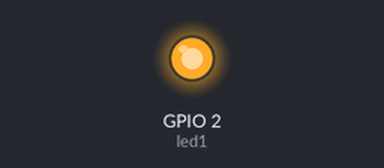
Simulated run of this program. Board: ESP32. Parts: output pins drawn as LEDs (lit = HIGH). What the program prints to the serial monitor is not drawn.

Above: at 0.1 s.
Timing chart, 0 to 1.6 s (numbered marks = the images above):
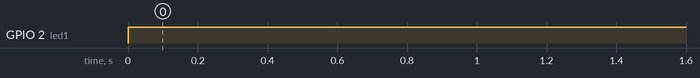

Measured:
- by itself, GPIO 2 (led1): LOW → HIGH at 0.00 s

The program:

main.cpp
```cpp
#include <Arduino.h>

const int led1 = 2; // Pin of the LED
const int led2 = 18; // Pin of the LED


void toggleOffLED(void * parameter){
for(;;){ // loop 10
// Turn the LED on
digitalWrite(led1, HIGH);
Serial.println("ON  LED");
// Pause the task for 500ms
vTaskDelay(500 / portTICK_PERIOD_MS);
}
vTaskDelete(NULL);
}

void toggleOnLED(void * parameter){
for(;;){
// loop de 10 veces

// Turn the LED on
digitalWrite(led1, LOW);
Serial.println("OFF  LED");
// Pause the task for 500ms
vTaskDelay(500 / portTICK_PERIOD_MS);
}
vTaskDelete(NULL);
}

void setup(){
  Serial.begin(9600);
  pinMode(led1,OUTPUT);

  xTaskCreate(
    toggleOnLED,
    // Function that should be called
    "Toggle ON LED",
    // Name of the task (for debugging)
    1000,
    // Stack size (bytes)
    NULL,
    // Paramecollect2: error: ld returned 1 exit statuster to pass
    1,
    // Task priorityoid * parameter
    NULL
  );

  xTaskCreate(
  toggleOffLED,
    // Function that should be called
    "Toggle OFF LED",
    // Name of the task (for debugging)
    1000,
    // Stack size (bytes)
    NULL,
    // Paramecollect2: error: ld returned 1 exit statuster to pass
    1,
    // Task priorityoid * parameter
    NULL
  );
}

void loop(){}
```
